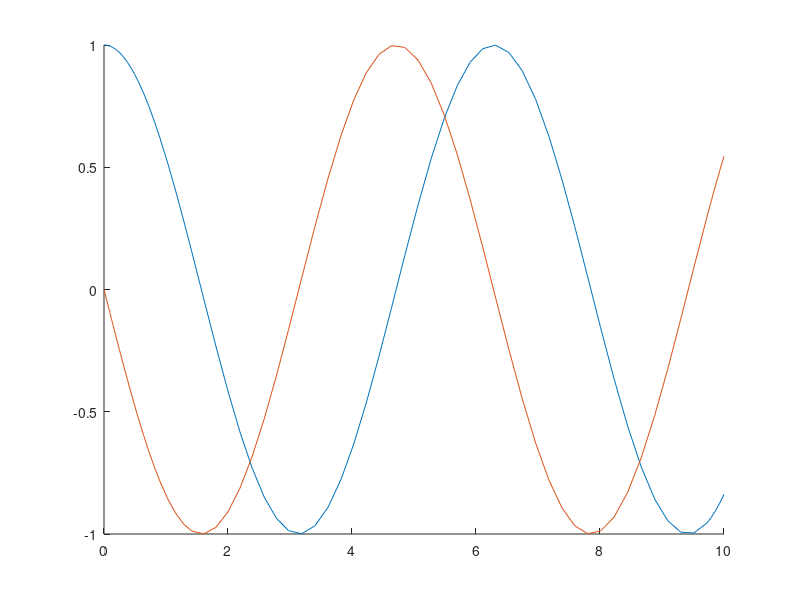

The MATLAB source for this figure:
function ode_example()
X0 = [1,0];
tspan = [0,10];
[t,X] = ode45(@shosc, tspan, X0);
clf
hold all
plot(t, X(:,1))
plot(t, X(:,2))
hold off
end

function Xd = shosc(t, X)
x = X(1);
xd = X(2);
Xd = [xd; -x];
end